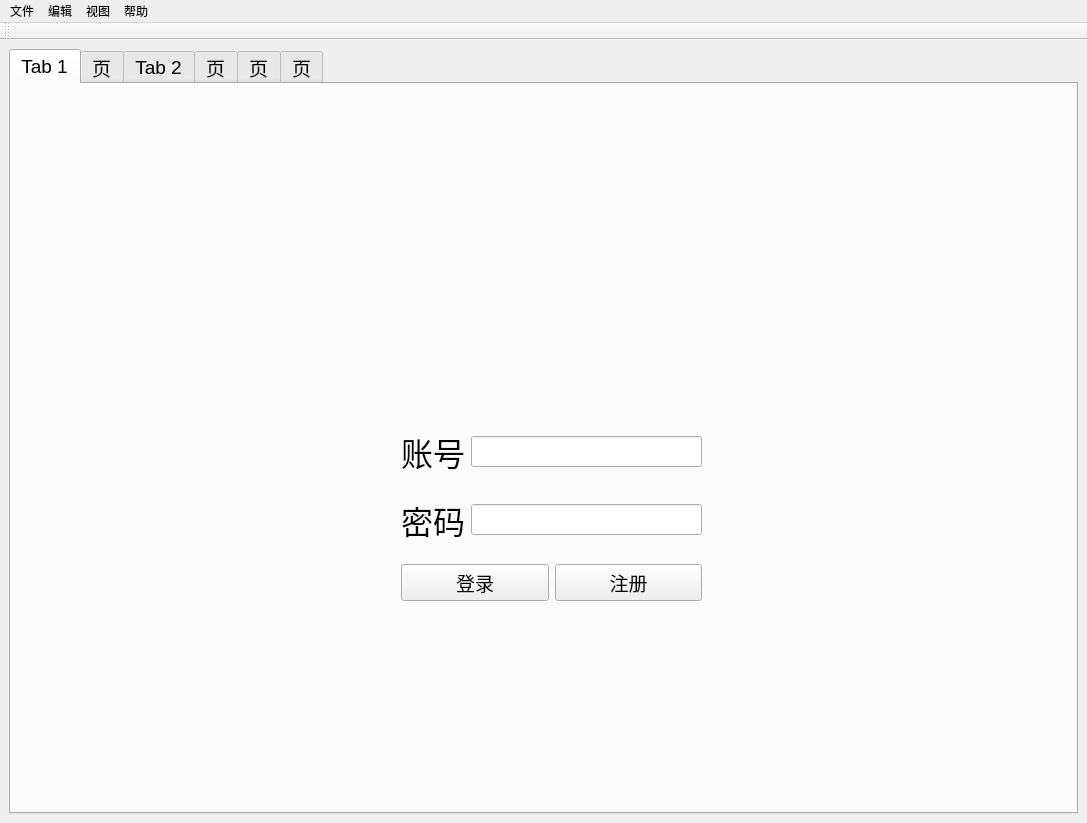
<?xml version="1.0" encoding="UTF-8"?>
<ui version="4.0">
 <class>raojixian</class>
 <widget class="QMainWindow" name="raojixian">
  <property name="geometry">
   <rect>
    <x>0</x>
    <y>0</y>
    <width>1087</width>
    <height>823</height>
   </rect>
  </property>
  <property name="windowTitle">
   <string/>
  </property>
  <widget class="QWidget" name="centralwidget">
   <layout class="QGridLayout" name="gridLayout_3">
    <item row="0" column="0">
     <widget class="QTabWidget" name="tabWidget">
      <property name="font">
       <font>
        <family>Arial</family>
        <pointsize>14</pointsize>
       </font>
      </property>
      <property name="currentIndex">
       <number>0</number>
      </property>
      <widget class="QWidget" name="login">
       <attribute name="title">
        <string>Tab 1</string>
       </attribute>
       <widget class="QWidget" name="">
        <property name="geometry">
         <rect>
          <x>390</x>
          <y>330</y>
          <width>301</width>
          <height>201</height>
         </rect>
        </property>
        <layout class="QGridLayout" name="gridLayout">
         <item row="0" column="0">
          <layout class="QHBoxLayout" name="horizontalLayout">
           <item>
            <widget class="QLabel" name="label">
             <property name="font">
              <font>
               <family>楷体</family>
               <pointsize>24</pointsize>
              </font>
             </property>
             <property name="text">
              <string>账号</string>
             </property>
            </widget>
           </item>
           <item>
            <widget class="QLineEdit" name="lineEdit"/>
           </item>
          </layout>
         </item>
         <item row="1" column="0">
          <layout class="QHBoxLayout" name="horizontalLayout_3">
           <item>
            <widget class="QLabel" name="label_3">
             <property name="font">
              <font>
               <family>楷体</family>
               <pointsize>24</pointsize>
              </font>
             </property>
             <property name="text">
              <string>密码</string>
             </property>
            </widget>
           </item>
           <item>
            <widget class="QLineEdit" name="lineEdit_3"/>
           </item>
          </layout>
         </item>
         <item row="2" column="0">
          <layout class="QHBoxLayout" name="horizontalLayout_4">
           <item>
            <widget class="QPushButton" name="pushButton">
             <property name="text">
              <string>登录</string>
             </property>
            </widget>
           </item>
           <item>
            <widget class="QPushButton" name="pushButton_2">
             <property name="text">
              <string>注册</string>
             </property>
            </widget>
           </item>
          </layout>
         </item>
        </layout>
       </widget>
      </widget>
      <widget class="QWidget" name="luru">
       <attribute name="title">
        <string>页</string>
       </attribute>
       <widget class="QWidget" name="gridLayoutWidget">
        <property name="geometry">
         <rect>
          <x>0</x>
          <y>0</y>
          <width>1061</width>
          <height>361</height>
         </rect>
        </property>
        <layout class="QGridLayout" name="gridLayout_4">
         <item row="0" column="0">
          <widget class="QLabel" name="label_5">
           <property name="text">
            <string>所科</string>
           </property>
          </widget>
         </item>
         <item row="2" column="0">
          <widget class="QLabel" name="label_6">
           <property name="text">
            <string>职称</string>
           </property>
          </widget>
         </item>
         <item row="2" column="6">
          <widget class="QLabel" name="label_7">
           <property name="text">
            <string>课题编号</string>
           </property>
          </widget>
         </item>
         <item row="2" column="5">
          <widget class="QLineEdit" name="lineEdit_6"/>
         </item>
         <item row="3" column="1">
          <widget class="QLineEdit" name="lineEdit_14"/>
         </item>
         <item row="2" column="4">
          <widget class="QLabel" name="label_11">
           <property name="text">
            <string>课题名称</string>
           </property>
          </widget>
         </item>
         <item row="3" column="0">
          <widget class="QLabel" name="label_12">
           <property name="text">
            <string>课题经费</string>
           </property>
          </widget>
         </item>
         <item row="2" column="3">
          <widget class="QLineEdit" name="lineEdit_13"/>
         </item>
         <item row="0" column="5">
          <widget class="QLineEdit" name="lineEdit_4"/>
         </item>
         <item row="2" column="7">
          <widget class="QLineEdit" name="lineEdit_9"/>
         </item>
         <item row="0" column="2">
          <widget class="QLabel" name="label_9">
           <property name="text">
            <string>负责人</string>
           </property>
          </widget>
         </item>
         <item row="0" column="6">
          <widget class="QLabel" name="label_4">
           <property name="text">
            <string>证件号</string>
           </property>
          </widget>
         </item>
         <item row="0" column="3">
          <widget class="QLineEdit" name="lineEdit_10"/>
         </item>
         <item row="0" column="7">
          <widget class="QLineEdit" name="lineEdit_5"/>
         </item>
         <item row="2" column="2">
          <widget class="QLabel" name="label_10">
           <property name="text">
            <string>电话</string>
           </property>
          </widget>
         </item>
         <item row="3" column="7">
          <widget class="QLineEdit" name="lineEdit_33"/>
         </item>
         <item row="3" column="3">
          <widget class="QLineEdit" name="lineEdit_15"/>
         </item>
         <item row="3" column="4">
          <widget class="QLabel" name="label_14">
           <property name="text">
            <string>结题验收</string>
           </property>
          </widget>
         </item>
         <item row="3" column="6">
          <widget class="QLabel" name="label_15">
           <property name="text">
            <string>成果转化</string>
           </property>
          </widget>
         </item>
         <item row="0" column="4">
          <widget class="QLabel" name="label_8">
           <property name="text">
            <string>出生年月</string>
           </property>
          </widget>
         </item>
         <item row="0" column="1">
          <widget class="QLineEdit" name="lineEdit_11"/>
         </item>
         <item row="3" column="2">
          <widget class="QLabel" name="label_13">
           <property name="text">
            <string>中期检查</string>
           </property>
          </widget>
         </item>
         <item row="3" column="5">
          <widget class="QLineEdit" name="lineEdit_16"/>
         </item>
         <item row="2" column="1">
          <widget class="QLineEdit" name="lineEdit_12"/>
         </item>
         <item row="4" column="0">
          <widget class="QLabel" name="label_16">
           <property name="text">
            <string>课题时间</string>
           </property>
          </widget>
         </item>
         <item row="4" column="1">
          <widget class="QLineEdit" name="lineEdit_34"/>
         </item>
        </layout>
       </widget>
       <widget class="QWidget" name="verticalLayoutWidget">
        <property name="geometry">
         <rect>
          <x>0</x>
          <y>370</y>
          <width>581</width>
          <height>351</height>
         </rect>
        </property>
        <layout class="QVBoxLayout" name="verticalLayout">
         <item>
          <widget class="QLabel" name="label_17">
           <property name="font">
            <font>
             <family>Arial</family>
             <pointsize>16</pointsize>
            </font>
           </property>
           <property name="text">
            <string>内容简介</string>
           </property>
          </widget>
         </item>
         <item>
          <widget class="QTextEdit" name="textEdit"/>
         </item>
        </layout>
       </widget>
       <widget class="QWidget" name="verticalLayoutWidget_2">
        <property name="geometry">
         <rect>
          <x>610</x>
          <y>370</y>
          <width>451</width>
          <height>351</height>
         </rect>
        </property>
        <layout class="QVBoxLayout" name="verticalLayout_2">
         <item>
          <widget class="QTextEdit" name="textEdit_2"/>
         </item>
         <item>
          <widget class="QPushButton" name="pushButton_9">
           <property name="text">
            <string>上传科研成果</string>
           </property>
          </widget>
         </item>
         <item>
          <widget class="QPushButton" name="pushButton_5">
           <property name="text">
            <string>上传科研任务书</string>
           </property>
          </widget>
         </item>
         <item>
          <layout class="QHBoxLayout" name="horizontalLayout_5">
           <item>
            <widget class="QPushButton" name="pushButton_6">
             <property name="text">
              <string>确认</string>
             </property>
            </widget>
           </item>
           <item>
            <widget class="QPushButton" name="pushButton_7">
             <property name="text">
              <string>取消</string>
             </property>
            </widget>
           </item>
          </layout>
         </item>
        </layout>
       </widget>
       <widget class="QLineEdit" name="lineEdit_8">
        <property name="geometry">
         <rect>
          <x>375</x>
          <y>806</y>
          <width>39</width>
          <height>20</height>
         </rect>
        </property>
       </widget>
      </widget>
      <widget class="QWidget" name="jingfei">
       <attribute name="title">
        <string>Tab 2</string>
       </attribute>
       <widget class="QTableWidget" name="tableWidget">
        <property name="geometry">
         <rect>
          <x>80</x>
          <y>170</y>
          <width>981</width>
          <height>361</height>
         </rect>
        </property>
        <property name="font">
         <font>
          <family>仿宋</family>
          <pointsize>12</pointsize>
         </font>
        </property>
        <row>
         <property name="text">
          <string>直接经费</string>
         </property>
        </row>
        <row>
         <property name="text">
          <string>设备费</string>
         </property>
        </row>
        <row>
         <property name="text">
          <string>材料费</string>
         </property>
        </row>
        <row>
         <property name="text">
          <string>测试化验加工费</string>
         </property>
        </row>
        <row>
         <property name="text">
          <string>差旅费</string>
         </property>
        </row>
        <row>
         <property name="text">
          <string>会议费</string>
         </property>
        </row>
        <row>
         <property name="text">
          <string>出版/文献/信息传播/知识产权事务费</string>
         </property>
        </row>
        <row>
         <property name="text">
          <string>劳务费</string>
         </property>
        </row>
        <row>
         <property name="text">
          <string>专家咨询费</string>
         </property>
        </row>
        <row>
         <property name="text">
          <string>其他费用</string>
         </property>
        </row>
        <row>
         <property name="text">
          <string>间接经费</string>
         </property>
        </row>
        <column>
         <property name="text">
          <string>批准数</string>
         </property>
        </column>
        <column>
         <property name="text">
          <string>已开销</string>
         </property>
        </column>
        <column>
         <property name="text">
          <string>结余</string>
         </property>
        </column>
        <column>
         <property name="text">
          <string>经费申请数</string>
         </property>
        </column>
       </widget>
       <widget class="QListWidget" name="listWidget">
        <property name="geometry">
         <rect>
          <x>0</x>
          <y>170</y>
          <width>81</width>
          <height>361</height>
         </rect>
        </property>
        <property name="font">
         <font>
          <family>仿宋</family>
          <pointsize>12</pointsize>
         </font>
        </property>
        <item>
         <property name="text">
          <string>第一年度</string>
         </property>
        </item>
        <item>
         <property name="text">
          <string>第二年度</string>
         </property>
        </item>
        <item>
         <property name="text">
          <string>第三年度</string>
         </property>
        </item>
        <item>
         <property name="text">
          <string>第四年度</string>
         </property>
        </item>
       </widget>
      </widget>
      <widget class="QWidget" name="xianshi">
       <attribute name="title">
        <string>页</string>
       </attribute>
       <widget class="QTableWidget" name="tableWidget_2">
        <property name="geometry">
         <rect>
          <x>0</x>
          <y>80</y>
          <width>1051</width>
          <height>721</height>
         </rect>
        </property>
       </widget>
       <widget class="QWidget" name="">
        <property name="geometry">
         <rect>
          <x>0</x>
          <y>30</y>
          <width>1041</width>
          <height>32</height>
         </rect>
        </property>
        <layout class="QHBoxLayout" name="horizontalLayout_6">
         <item>
          <widget class="QLineEdit" name="lineEdit_35"/>
         </item>
         <item>
          <widget class="QComboBox" name="comboBox"/>
         </item>
         <item>
          <widget class="QPushButton" name="pushButton_8">
           <property name="text">
            <string>搜索</string>
           </property>
          </widget>
         </item>
        </layout>
       </widget>
      </widget>
      <widget class="QWidget" name="renwushu">
       <attribute name="title">
        <string>页</string>
       </attribute>
       <widget class="QTextEdit" name="textEdit_3">
        <property name="geometry">
         <rect>
          <x>0</x>
          <y>0</y>
          <width>1051</width>
          <height>791</height>
         </rect>
        </property>
       </widget>
      </widget>
      <widget class="QWidget" name="caiwu">
       <attribute name="title">
        <string>页</string>
       </attribute>
       <widget class="QTextEdit" name="textEdit_4">
        <property name="geometry">
         <rect>
          <x>0</x>
          <y>0</y>
          <width>1061</width>
          <height>801</height>
         </rect>
        </property>
       </widget>
      </widget>
     </widget>
    </item>
   </layout>
  </widget>
  <widget class="QMenuBar" name="menubar">
   <property name="geometry">
    <rect>
     <x>0</x>
     <y>0</y>
     <width>1087</width>
     <height>23</height>
    </rect>
   </property>
   <widget class="QMenu" name="menu">
    <property name="title">
     <string>文件</string>
    </property>
    <addaction name="actiondakai"/>
    <addaction name="actiondakai_2"/>
    <addaction name="actionbaocun"/>
   </widget>
   <widget class="QMenu" name="menu_2">
    <property name="title">
     <string>编辑</string>
    </property>
    <addaction name="actionedit"/>
    <addaction name="actionshezhi"/>
   </widget>
   <widget class="QMenu" name="menu_3">
    <property name="title">
     <string>视图</string>
    </property>
   </widget>
   <widget class="QMenu" name="menu_4">
    <property name="title">
     <string>帮助</string>
    </property>
   </widget>
   <addaction name="menu"/>
   <addaction name="menu_2"/>
   <addaction name="menu_3"/>
   <addaction name="menu_4"/>
  </widget>
  <widget class="QToolBar" name="toolBar">
   <property name="windowTitle">
    <string>toolBar</string>
   </property>
   <attribute name="toolBarArea">
    <enum>TopToolBarArea</enum>
   </attribute>
   <attribute name="toolBarBreak">
    <bool>false</bool>
   </attribute>
  </widget>
  <action name="actiondakai">
   <property name="text">
    <string>xinjian</string>
   </property>
  </action>
  <action name="actionedit">
   <property name="text">
    <string>edit</string>
   </property>
  </action>
  <action name="actiondakai_2">
   <property name="text">
    <string>dakai</string>
   </property>
  </action>
  <action name="actionbaocun">
   <property name="text">
    <string>baocun</string>
   </property>
  </action>
  <action name="actionshezhi">
   <property name="text">
    <string>shezhi</string>
   </property>
  </action>
 </widget>
 <resources/>
 <connections/>
</ui>
